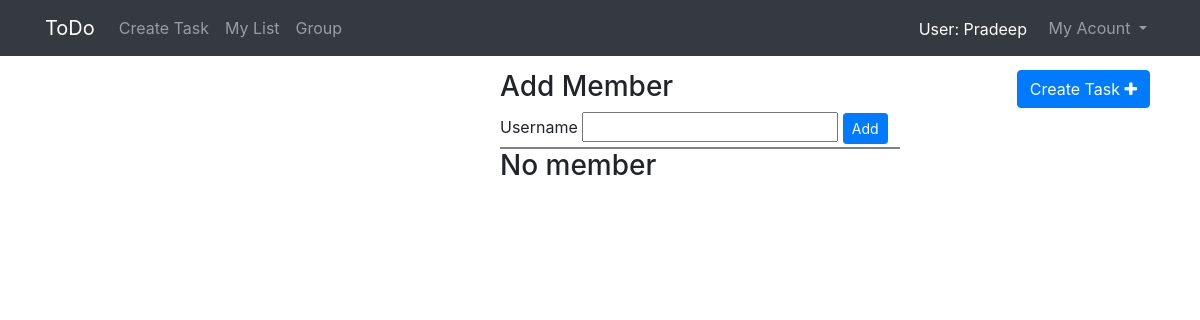
The app's page /addmember/pradeep/new group/ (signed in), older data.
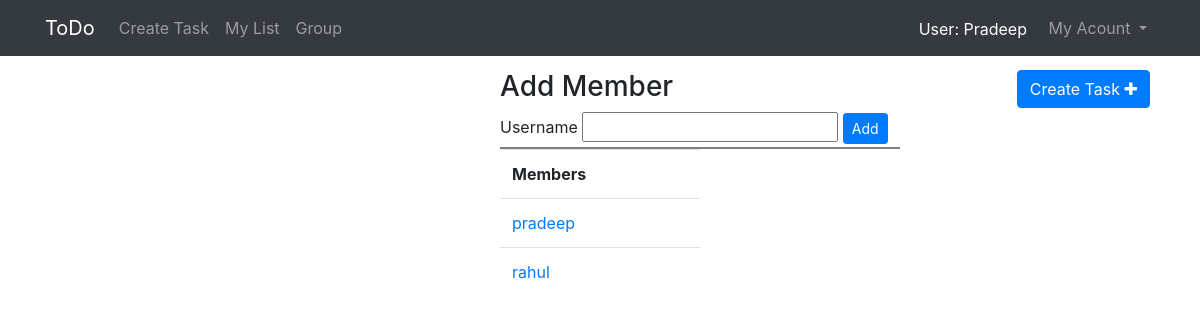
The same page, newer data.
### todoapp/models.py (models this page shows)
class GroupModel(models.Model):
	member =  models.ForeignKey(User,on_delete=models.CASCADE,null=True)
	group =  models.CharField(max_length=60)
	created_by = models.CharField(max_length = 60)

### todoapp/views.py (the view, shortened to what this page needs)
# urls.py: re_path(r'^addmember/(?P<created_by>[\w-]+)/(?P<group>[\w\s]+)/$',v1.addMemberview),
def addMemberview(request,created_by=None,group=None,member=None):
    flag,memberFlag,addmemberFlag = False,True,False
    if created_by == str(request.user) :
        addmemberFlag = True
    grp_member = GroupModel.objects.filter(created_by=created_by,group=group)
    mylist_data=ToDoModel.objects.filter(user=request.user,status='todo',flagTask='no')
    task_flag_update(request.user)
    return render(request, 'todoapp/addmember.html',{'current_user':request.user,'created_by':created_by,
        'group':group,'grp_member':grp_member,'data':mylist_data,'addmemberFlag':addmemberFlag})

### todoapp/supporting_python.py (called while the page is built)
def task_flag_update(user):
    mylist_data = ToDoModel.objects.filter(user=user,status='todo',flagTask='no')
    current_date=str(datetime.now().date())+datetime.now().strftime("%H:%M")
    for task in mylist_data:
        tasktime=str(task.date)+task.time.strftime("%H:%M")
        if current_date == tasktime:
            task.flagTask = 'yes'
            task.save()

### template/todoapp/addmember.html (shortened to what this page needs)
<!DOCTYPE html>
{% extends "todoapp/base2.html" %}
{% block body_block %}
<div class="addmember">
		{% if addmemberFlag %}
		<h3>Add Member</h3>
		<label>Username</label>
		<input type="text"  id = "member" name="assigned_to" required>
		<a href="" onclick="this.href='/addmember/{{created_by}}/{{group}}/'+ document.getElementById('member').value" class = "btn btn-primary btn-sm">Add</a>
			<div style="border-bottom: 2px solid grey; width:400px; "></div>
		{% endif %}
		<div>
		{% if grp_member %}
		<table class="table" style="width: 40%;">
				<tr>
					<th>
					Members
					</th>
				</tr>
			{% for data in grp_member %}
				<tr>
					<td>
					<a href="/taskassigned/{{data.id}}">{{data.member}}</a>
					</td>
				</tr>
			{% endfor %}
		</table>
		{%else%}
			<h3>No member</h3>
		{% endif %}
	</div>
</div>
<div class="createtask-btn">
	<a href="/createtask/{{created_by}}/{{group}}/" class="btn btn-primary">Create Task&nbsp<i class="fa fa-plus"></i></a>
	</div>
{%endblock%}

Row changes from the older to the newer data that the page shows:
added GroupModel: member "pradeep"
added GroupModel: member "rahul"
Text that changed along with them:
text no longer shown: "No member"
text now shown: "Members"
